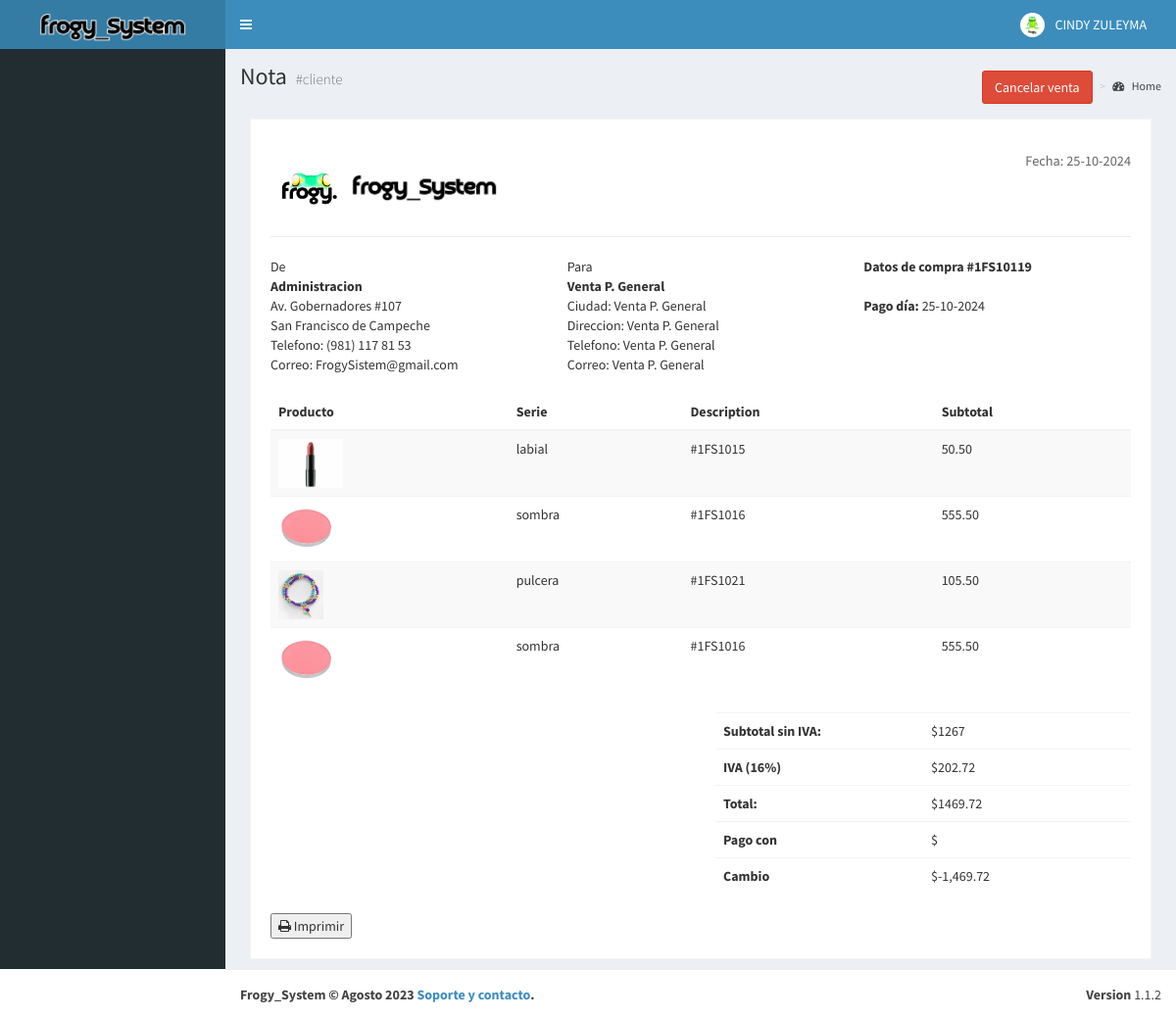
The page /public/inprecion.php (signed in) on the database its author committed.
### tables this page shows
CREATE TABLE `usuarios` (
  `id_usuario` int NOT NULL,
  `nombre` varchar(50) NOT NULL,
  `nombre_usuario` varchar(50) NOT NULL,
  `contraseña` varchar(20) NOT NULL,
  `rol` varchar(10) NOT NULL,
  `correo` varchar(100) NOT NULL,
  `telefono` varchar(20) NOT NULL
);

CREATE TABLE `clientes` (
  `idCliente` int NOT NULL,
  `nombre_completo` varchar(100) DEFAULT NULL,
  `fechaNac` varchar(30) DEFAULT NULL,
  `codPos` varchar(15) DEFAULT NULL,
  `telefono` varchar(30) NOT NULL,
  `correo` varchar(50) NOT NULL,
  `ciudad` varchar(50) NOT NULL,
  `colonia` varchar(50) NOT NULL,
  `calle` varchar(50) NOT NULL,
  `num_casa` varchar(20) NOT NULL
);

CREATE TABLE `notacompra` (
  `id_nota` int NOT NULL,
  `fecha_hr` varchar(25) DEFAULT NULL,
  `total_compra` decimal(10,2) DEFAULT NULL,
  `idCliente` int NOT NULL,
  `id_vendedor` int NOT NULL
);

CREATE TABLE `carrito` (
  `id_producto` int NOT NULL,
  `id_usuario` int NOT NULL,
  `id_carrito` int NOT NULL
);

CREATE TABLE `productos` (
  `idProducto` int NOT NULL,
  `nombre` varchar(300) DEFAULT NULL,
  `categoria` varchar(40) DEFAULT NULL,
  `precio` decimal(10,2) DEFAULT NULL,
  `estatus` varchar(20) NOT NULL,
  `img` text NOT NULL
);

### public/inprecion.php (the view, shortened to what this page needs)
<?php
$id_usuario = $_SESSION['id_usuario'];
$con = conectar();
if (!isset($_SESSION['id_usuario'])) {
  header("Location: ../index.php");
} else {
  $nota = mysqli_query($con, "SELECT * FROM `notacompra` ORDER BY `id_nota` DESC LIMIT 1");
  $fila = mysqli_fetch_array($nota);
  $fecha = date("d-m-Y");
  $usuario = mysqli_query($con, "SELECT * FROM `usuarios` WHERE `id_usuario` LIKE '$id_usuario'");
  $user = mysqli_fetch_array($usuario);
  $nombre = $user['nombre'];
  $pago = $_POST['pago'];
?>
  <!DOCTYPE html>
  <html>
  <head>
    <link href="../bootstrap/css/bootstrap.min.css" rel="stylesheet" type="text/css" />
    <link href="https://maxcdn.bootstrapcdn.com/font-awesome/4.3.0/css/font-awesome.min.css" rel="stylesheet" type="text/css" />
    <link href="http://code.ionicframework.com/ionicons/2.0.0/css/ionicons.min.css" rel="stylesheet" type="text/css" />
    <link href="../dist/css/AdminLTE.min.css" rel="stylesheet" type="text/css" />
    <link href="../dist/css/skins/_all-skins.min.css" rel="stylesheet" type="text/css" />
    <link href="../plugins/iCheck/flat/blue.css" rel="stylesheet" type="text/css" />
    <link href="../plugins/morris/morris.css" rel="stylesheet" type="text/css" />
    <link href="../plugins/jvectormap/jquery-jvectormap-1.2.2.css" rel="stylesheet" type="text/css" />
    <link href="../plugins/datepicker/datepicker3.css" rel="stylesheet" type="text/css" />
    <link href="../plugins/daterangepicker/daterangepicker-bs3.css" rel="stylesheet" type="text/css" />
    <link href="../plugins/bootstrap-wysihtml5/bootstrap3-wysihtml5.min.css" rel="stylesheet" type="text/css" />
    <link href="../plugins/datatables/dataTables.bootstrap.css" rel="stylesheet" href="text/css">
  </head>
  <header class="main-header">
    <a href="../public/inicio.php" class="logo"><img src="../img/text/frogy_logoBLANCO.png" height="30px"></a>
    <nav class="navbar navbar-static-top" role="navigation">
      <a href="#" class="sidebar-toggle" data-toggle="offcanvas" role="button">
      </a>
      <div class="navbar-custom-menu">
        <ul class="nav navbar-nav">
          <li class="dropdown user user-menu">
            <a href="#" class="dropdown-toggle" data-toggle="dropdown">
              <img src="../img/icon/LOGO_frogy.png" class="user-image" alt="User Image" />
              <span class="hidden-xs"><?php echo $nombre ?></span>
            </a>
          </li>
        </ul>
      </div>
    </nav>
  </header>
  <body class="skin-blue">
    <div class="wrapper">
      <div class="content-wrapper">
        <section class="content-header">
          <h1>
            Nota
            <small>#cliente</small>
          </h1>
          <ol class="breadcrumb">
            <li>
              <button type="button" class="btn btn-danger" data-toggle="modal" data-target=".bs-example-modal-sm">Cancelar venta</button>
            </li>
            <li><a href="#"><i class="fa fa-dashboard"></i> Home</a></li>
          </ol>
        </section>
<br>
        <?php
        if (isset($_POST['correo'])) {
          $id_cliente = $_POST['id_cliente'];
          $query = mysqli_query($con, "SELECT * FROM `clientes` WHERE `idCliente` LIKE '$id_cliente'");
          $num = mysqli_num_rows($query);
          if ($num >= 1) {
            $row = mysqli_fetch_array($query);
        ?>
            <section class="invoice">
              <div class="row">
                <div class="col-xs-12">
                  <h2 class="page-header">
                    <img src="../img/icon/logo_cara.png" height="80px"><img src="../img/text/frogy_logoBLANCO.png" height="30px">
                    <small class="pull-right">Fecha: <?php echo $fecha ?></small>
                  </h2>
                </div>
              </div>
              <div class="row invoice-info">
                <div class="col-sm-4 invoice-col">
                  De
                  <address>
                    <strong>Administracion</strong><br>
                    Av. Gobernadores #107<br>
                    San Francisco de Campeche<br>
                    Telefono: (981) 117 81 53<br />
                    Correo: FrogySistem@gmail.com
                  </address>
                </div>
                <div class="col-sm-4 invoice-col">
                  Para
                  <address>
                    <strong><?php echo $row['nombre_completo']; ?></strong><br>
                    Ciudad: <?php echo $row['ciudad']; ?><br>
                    Direccion: <?php echo $row['colonia'] . " " . $row['calle'] . " " . $row['num_casa']; ?><br>
                    Telefono: <?php echo $row['telefono']; ?><br />
                    Correo: <?php echo $row['correo']; ?>
                  </address>
                </div>
                <div class="col-sm-4 invoice-col">
                  <b>Datos de compra #1FS10<?php echo $fila['id_nota'] ?>
                  </b><br />
                  <br />
                  <b>Pago día:</b> <?php echo $fecha ?><br />
                </div>
              </div>
              <div class="row">
                <div class="col-xs-12 table-responsive">
                  <table class="table table-striped">
                    <thead>
                      <tr>
                        <th>Foto</th>
                        <th>Producto</th>
                        <th>Serie</th>
                        <th>Subtotal</th>
                      </tr>
                    </thead>
                    <tbody>
                      <?php
                      $total = 0;
                      $carrito = mysqli_query($con, "SELECT * FROM `carrito` WHERE `id_usuario` LIKE '$id_usuario'");
                      while ($x = mysqli_fetch_array($carrito)) {
                        $id_producto = $x['id_producto'];
                      ?>
                        <tr>
                          <td><?php $sql = mysqli_query($con, "SELECT * FROM `productos` WHERE `idProducto` LIKE '$id_producto'");
                              $pro = mysqli_fetch_array($sql);
                              ?><img src="<?php echo $pro['img'] ?>" height="50px"></td>
                          <td><?php $sql = mysqli_query($con, "SELECT * FROM `productos` WHERE `idProducto` LIKE '$id_producto'");
                              $pro = mysqli_fetch_array($sql);
                              echo $pro['nombre']; ?></td>
                          <td>#1FS10<?php echo $x['id_producto'] ?></td>
                          <td><?php $sql = mysqli_query($con, "SELECT * FROM `productos` WHERE `idProducto` LIKE '$id_producto'");
                              $pro = mysqli_fetch_array($sql);
                              echo $pro['precio']; ?></td>
                        </tr>
                      <?php
                        $precio = $pro['precio'];
                        $total += number_format($precio, 2);
                      }
                      ?>
                    </tbody>
                  </table>
                </div>
              </div>
              <div class="row">
                <div class="col-xs-6">
                </div>
                <div class="col-xs-6">
                  <div class="table-responsive">
                    <table class="table">
                      <tr>
                        <th style="width:50%">Subtotal sin IVA:</th>
                        <td><?php echo "$" . $total; ?></td>
                      </tr>
                      <?php
                      $iva = ($total * 16) / 100;
                      ?>
                      <tr>
                        <th>IVA (16%)</th>
                        <td><?php echo "$" . $iva; ?></td>
                      </tr>
                      <?php
                      $pago_fianal = $total + $iva;
                      ?>
                      <tr>
                        <th>Pago con </th>
                        <td><?php echo "$" . $pago; ?></td>
                      </tr>
                      <?php
                      $x = $pago - $pago_fianal;
                      $cambio = number_format($x, 2);
                      ?>
                      <tr>
                        <th>Total:</th>
                        <td><?php echo "$" . $pago_fianal ?></td>
                      </tr>
                      <tr>
                        <th>Cambio</th>
                        <td><?php echo "$" . $cambio ?></td>
                      </tr>
                    </table>
                  </div>
                </div>
              </div>
              <div class="row no-print">
                <div class="col-xs-12">
                  <form action="invoice-print.php" method="post" target="_blank">
                    <input type="hidden" name="pago" value="<?php echo $pago ?>">
                    <input type="hidden" name="id_nota" value="<?php $fila['id_nota'] ?>">
                    <input type="hidden" name="id_cliente" value="<?php echo $id_cliente ?>">
                    <button type="submit" name="imprimir" target="_blank" class="mostrar" id="boton1" onclick="mostrarOcultarBotones()"><i class="fa fa-print"></i> Imprimir</button>
                  </form>
                  <a href="inicio.php" style="display:none; color:black;" class="btn btn-default" id="boton2" onclick="redireccionar()"><i class="fa fa-home" style="border: 1px black solid; margin: 5px 5px 5px 5px;">Inicio</i></a>
                </div>
              </div>
            </section>
          <?php
          } else {
          ?>
            <div class="alert alert-danger alert-dismissable">
              <h4><i class="icon fa fa-ban"></i>Ups!!</h4>
              <p style="color: white;">Cliente no encontrado</p>
            </div>
          <?php
          }
        } else {
          ?>
          <?php
          $default = mysqli_query($con, "SELECT * FROM `clientes` WHERE `idCliente` LIKE 2");
          $row = mysqli_fetch_array($default);
          ?>
          <section class="invoice">
            <div class="row">
              <div class="col-xs-12">
                <h2 class="page-header">
                  <img src="../img/icon/logo_cara.png" height="80px"><img src="../img/text/frogy_logoBLANCO.png" height="30px">
                  <small class="pull-right">Fecha: <?php echo $fecha ?></small>
                </h2>
              </div>
            </div>
            <div class="row invoice-info">
              <div class="col-sm-4 invoice-col">
                De
                <address>
                  <strong>Administracion</strong><br>
                  Av. Gobernadores #107<br>
                  San Francisco de Campeche<br>
                  Telefono: (981) 117 81 53<br />
                  Correo: FrogySistem@gmail.com
                </address>
              </div>
              <div class="col-sm-4 invoice-col">
                Para
                <address>
                  <strong><?php echo $row['nombre_completo']; ?></strong><br>
                  Ciudad: <?php echo $row['ciudad']; ?><br>
                  Direccion: <?php echo $row['colonia']; ?><br>
                  Telefono: <?php echo $row['telefono']; ?><br />
                  Correo: <?php echo $row['correo']; ?>
                </address>
              </div>
              <div class="col-sm-4 invoice-col">
                <b>Datos de compra #1FS10<?php echo $fila['id_nota'] ?>
                </b><br />
                <br />
                <b>Pago día:</b> <?php echo $fecha ?><br />
              </div>
            </div>
            <div class="row">
              <div class="col-xs-12 table-responsive">
                <table class="table table-striped">
                  <thead>
                    <tr>
                      <th>Producto</th>
                      <th>Serie</th>
                      <th>Description</th>
                      <th>Subtotal</th>
                    </tr>
                  </thead>
                  <tbody>
                    <?php
                    $total = 0;
                    $carrito = mysqli_query($con, "SELECT * FROM `carrito` WHERE `id_usuario` LIKE '$id_usuario'");
                    while ($x = mysqli_fetch_array($carrito)) {
                      $id_producto = $x['id_producto'];
                    ?>
                      <tr>
                        <td><?php $sql = mysqli_query($con, "SELECT * FROM `productos` WHERE `idProducto` LIKE '$id_producto'");
                            $pro = mysqli_fetch_array($sql);
                            ?><img src="<?php echo $pro['img'] ?>" height="50px"></td>
                        <td><?php $sql = mysqli_query($con, "SELECT * FROM `productos` WHERE `idProducto` LIKE '$id_producto'");
                            $pro = mysqli_fetch_array($sql);
                            echo $pro['nombre']; ?></td>
                        <td>#1FS10<?php echo $x['id_producto'] ?></td>
                        <td><?php $sql = mysqli_query($con, "SELECT * FROM `productos` WHERE `idProducto` LIKE '$id_producto'");
                            $pro = mysqli_fetch_array($sql);
                            echo $pro['precio']; ?></td>
                      </tr>
                    <?php
                      $precio = $pro['precio'];
                      $total += number_format($precio, 2);
                    }
                    ?>
                  </tbody>
                </table>
              </div>
            </div>
            <div class="row">
              <div class="col-xs-6">
              </div>
              <div class="col-xs-6">
                <div class="table-responsive">
                  <table class="table">
                    <tr>
                      <th style="width:50%">Subtotal sin IVA:</th>
                      <td><?php echo "$" . $total; ?></td>
                    </tr>
                    <?php
                    $iva = ($total * 16) / 100;
                    ?>
                    <tr>
                      <th>IVA (16%)</th>
                      <td><?php echo "$" . $iva; ?></td>
                    </tr>
                    <?php
                    $pago_fianal = $total + $iva;
                    ?>
                    <tr>
                      <th>Total:</th>
                      <td><?php echo "$" . $pago_fianal ?></td>
                    </tr>
                    <tr>
                      <th>Pago con </th>
                      <td><?php echo "$" . $pago; ?></td>
                    </tr>
                    <?php
                    $x = $pago - $pago_fianal;
                    $cambio = number_format($x, 2);
                    ?>
                    <tr>
                      <th>Cambio</th>
                      <td><?php echo "$" . $cambio ?></td>
                    </tr>
                  </table>
                </div>
              </div>
            </div>
            <div class="row no-print">
              <div class="col-xs-12">
                <form action="invoice-print.php" method="post" target="_blank">
                  <button type="submit" name="imprimir" target="_blank" class="mostrar" id="boton1" onclick="mostrarOcultarBotones()"><i class="fa fa-print"></i> Imprimir</button>
                </form>
              </div>
            </div>
          </section>
        <?php
        }
        ?>
      </div>
    </div>
    <?php include("../admin/footer.php"); ?>
  </body>
  </html>
<?php
}
?>

### rows shown on the page
usuarios: nombre "CINDY ZULEYMA"
clientes: nombre_completo "Venta P. General", ciudad "Venta P. General", colonia "Venta P. General", telefono "Venta P. General", correo "Venta P. General"
notacompra: id_nota "119"
carrito: id_producto.img (picture), id_producto.nombre "labial", id_producto "15", id_producto.precio "50.50"
carrito: id_producto.img (picture), id_producto.nombre "sombra", id_producto "16", id_producto.precio "555.50"
carrito: id_producto.img (picture), id_producto.nombre "pulcera", id_producto "21", id_producto.precio "105.50"
carrito: id_producto.img (picture), id_producto.nombre "sombra", id_producto "16", id_producto.precio "555.50"

### other values the page prints
$total "1267"
$iva "202.72"
$pago_fianal "1469.72"
$cambio "-1,469.72"
